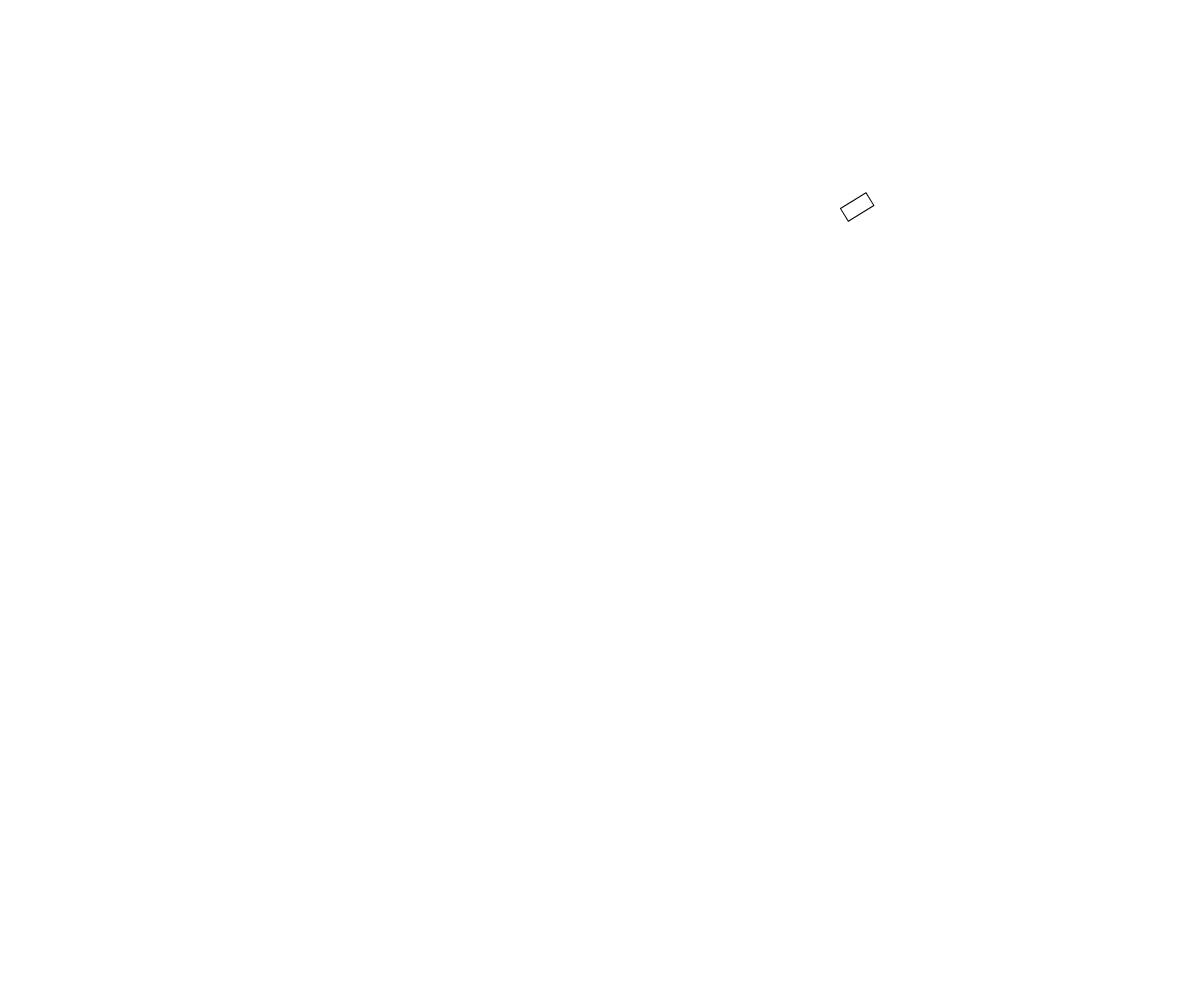
Frame 1 (no input)
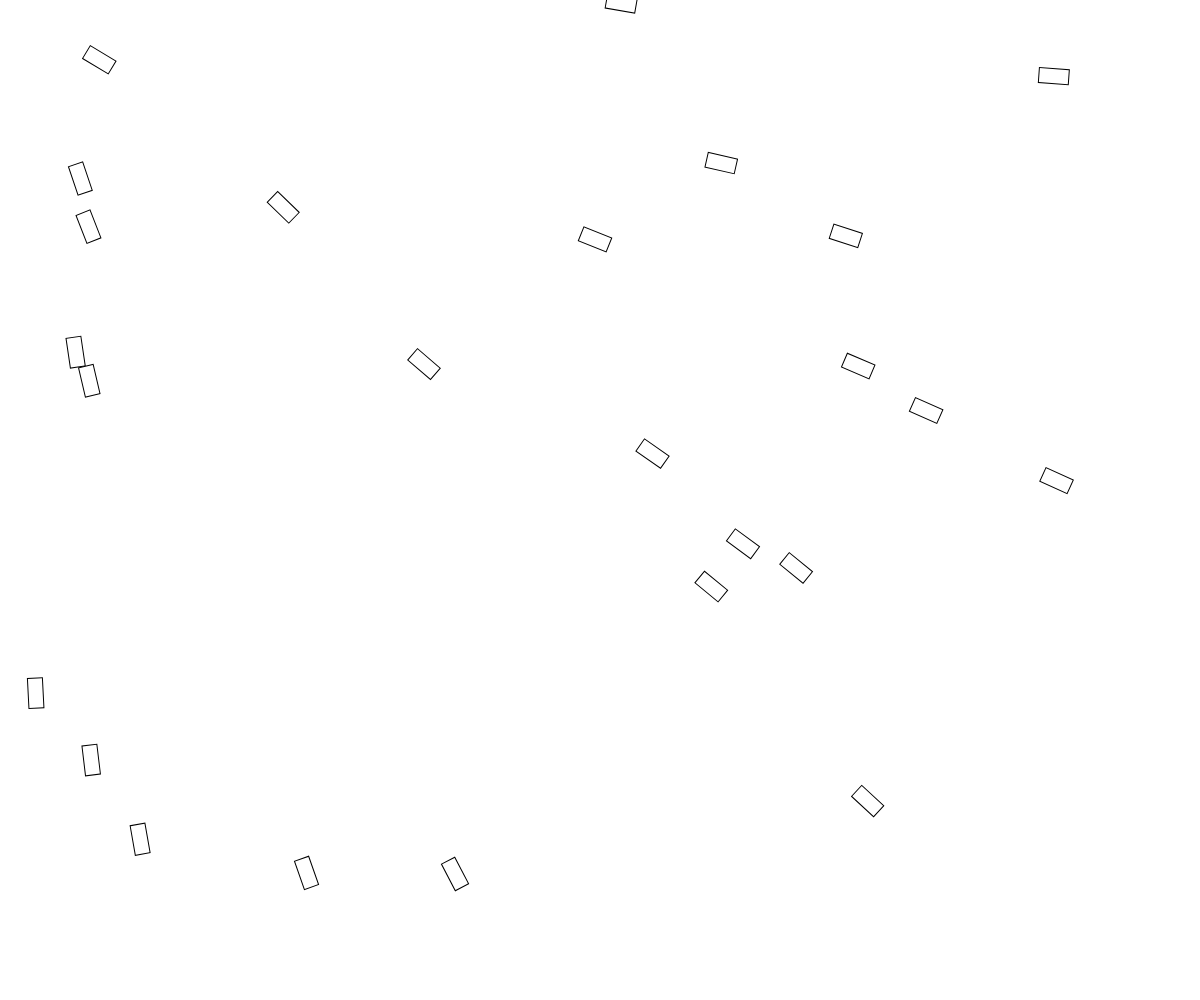
Frame 60 (no input)
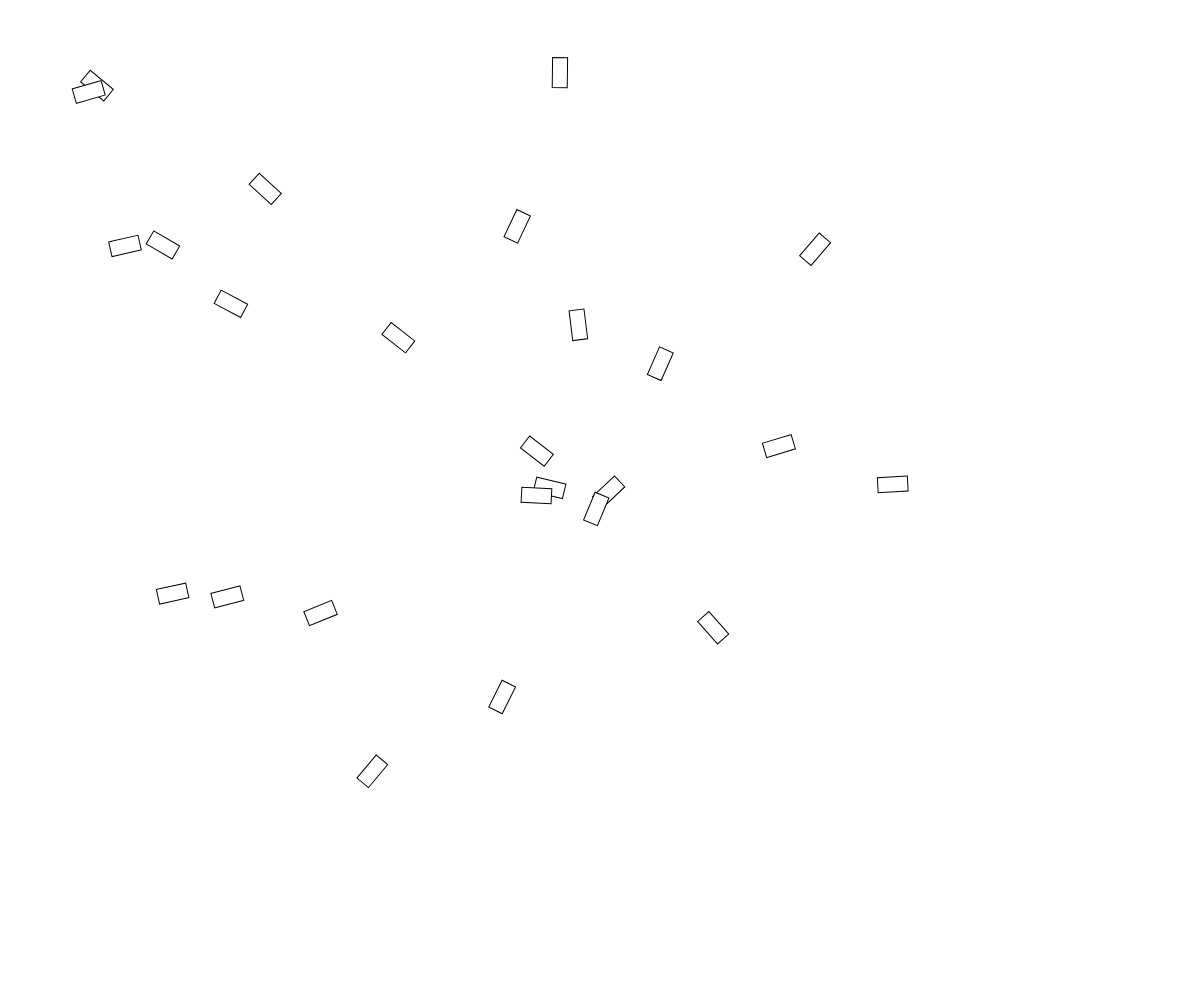
Frame 120 (the mouse pressed at the canvas centre since frame 60)

The p5.js sketch that drew these frames (run headless with seeded random() and noise() and a simulated clock; from frame 60 on, the mouse is pressed at the canvas centre):

// p5.js sketch
// ── sketch.js
let damping = 1;

let group = [];


//----------------------------------------------
// Create a new canvas to match the browser size
function setup() {
  createCanvas(windowWidth, windowHeight);
}

//----------------------------------------------
// On window resize, update the canvas size
function windowResized() {
  resizeCanvas(windowWidth, windowHeight);
}

//----------------------------------------------
// Main render loop 
function draw() {
  // Fill in the background
  background(255);  
  
  if (group.length < 25) {
    let agent = createAgent(); 
    group.push(agent);
  }
  
  let mouse = new p5.Vector(mouseX, mouseY);
  
  
  for (let agent of group) { 
    // behaviours
    seek(agent, mouse);
  
    render(agent);
    move(agent);
  }
}

//----------------------------------------------
function createAgent() {
  let newAgent = { 
    pos: new p5.Vector(random(width), random(height)),  // pos -> position   
    vel: new p5.Vector(random(-1, 1), random(-1, 1)),   // vel -> velocity 
    acc: new p5.Vector(),  
    maxspeed: random(2, 6), 
    maxforce: random(0.05, 0.2), 
  };  
  return newAgent; 
}

//----------------------------------------------
function render(agent) { 
  rectMode(CENTER);
  push(); 
  translate(agent.pos.x, agent.pos.y);
  rotate(agent.vel.heading());  
  rect(0, 0, 30, 15);  
  pop();
}

//----------------------------------------------
function move(agent) {  
  agent.vel.add(agent.acc);       // vel = vel + acc   
  agent.vel.mult(damping);
  agent.pos.add(agent.vel);       // pos = pos + vel    
  agent.acc.mult(0);              // acc = acc * 0 --> resets
}

//----------------------------------------------
function applyForce(agent, force) {
  agent.acc.add(force);           // add the force to the agent's acceleration 
}

//----------------------------------------------
function seek(agent, target) {
  let targetDirection = p5.Vector.sub(target, agent.pos); // targetDirection = target - agent.pos 
  targetDirection.normalize();  // 
  targetDirection.mult(agent.maxspeed);
  
  let steer = p5.Vector.sub(targetDirection, agent.vel); 
  steer.limit(agent.maxforce);
  applyForce(agent, steer);
}
